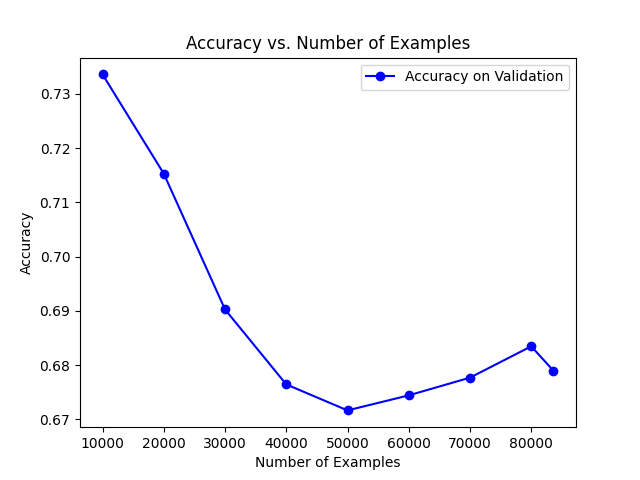

This chart was generated by the following Python code:
import pickle
from matplotlib import pyplot as plt

result = pickle.load(open("reward_res.pkl", "rb"))

# calculate the average reward for each 10000 samples

batch_size = 10000
lst_acc = []
lst_index = []
for i in range(0, len(result), batch_size):
    
    
    if i + batch_size > len(result):
        sub_result = result[i:]
        lst_index.append(len(result))
    else:
        lst_index.append(i+batch_size)
        sub_result = result[0:i+batch_size]
    avg_reward = sum(sub_result) / len(sub_result)
    lst_acc.append(avg_reward)

import matplotlib.pyplot as plt

# Assume lst_index and lst_acc are defined and contain the data you want to plot

# Create a figure and axis object
fig, ax = plt.subplots()

# Plot the data
ax.plot(lst_index, lst_acc, 'o-b', label='Accuracy on Validation')

# Add a legend and title
ax.legend()
ax.set_title('Accuracy vs. Number of Examples')

# Add x and y labels
ax.set_xlabel('Number of Examples')
ax.set_ylabel('Accuracy')

# Save the figure to a file
fig.savefig('accuracy_plot.png')
